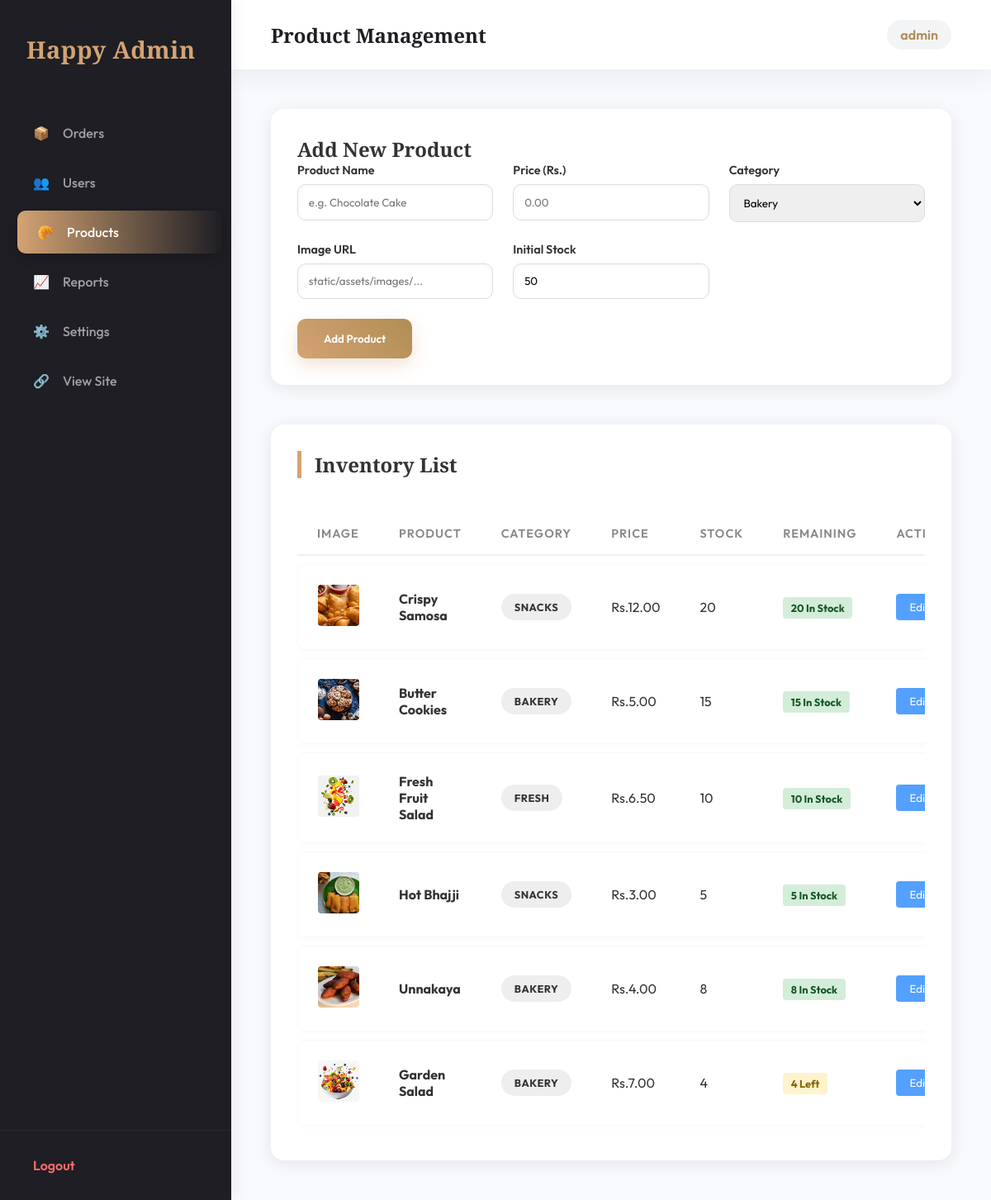
The app's page /admin/products (signed in), older data.
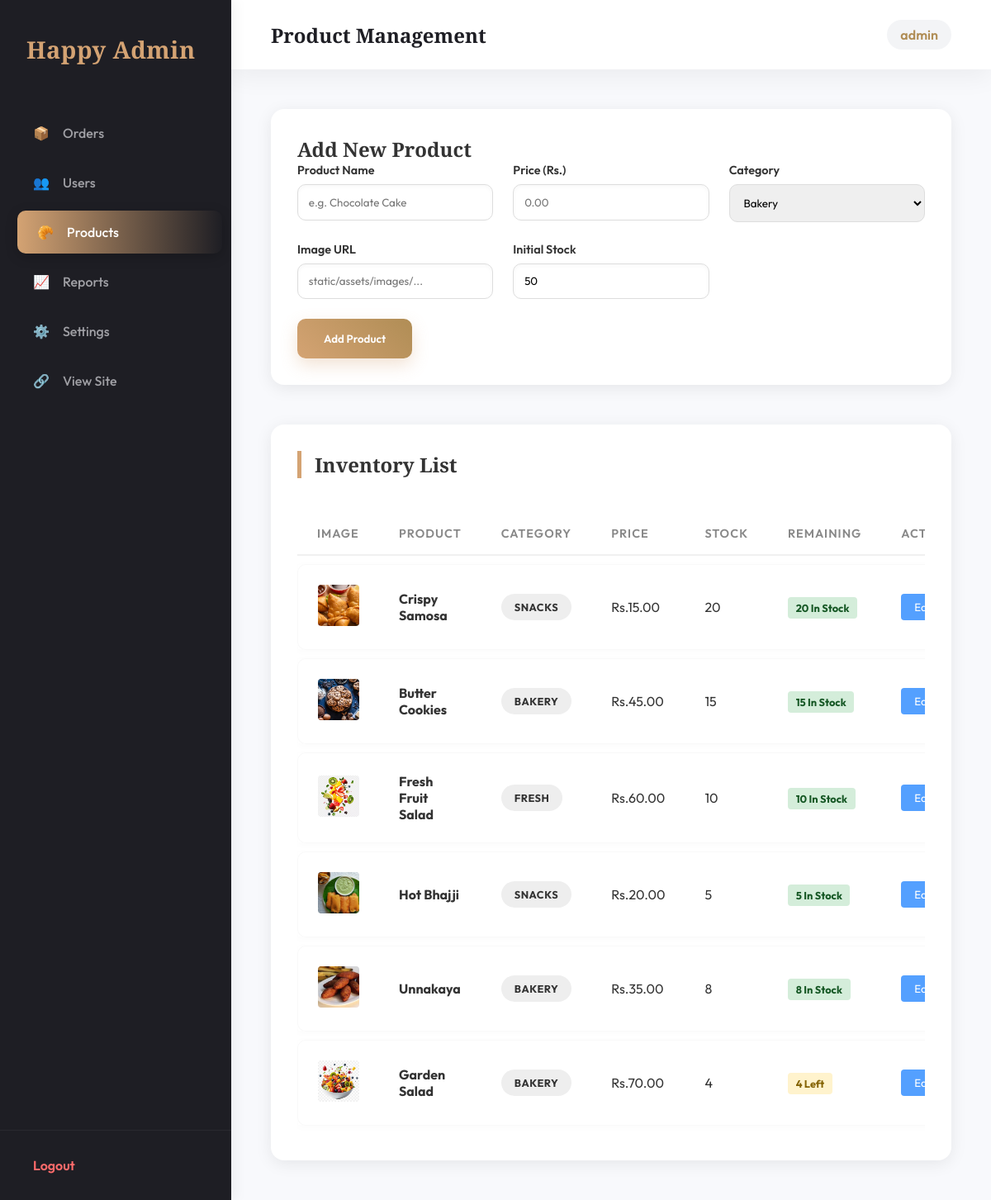
The same page, newer data.
### app.py (models this page shows)
class Product(db.Model):
    id = db.Column(db.Integer, primary_key=True)
    name = db.Column(db.String(100), nullable=False)
    price = db.Column(db.Float, nullable=False)
    category = db.Column(db.String(50), nullable=False) # bakery, snacks, fresh
    image_url = db.Column(db.String(255), nullable=True)
    initial_stock = db.Column(db.Integer, default=50)
    remaining_stock = db.Column(db.Integer, default=50)

### app.py (the view, shortened to what this page needs)
@app.route('/admin/products', methods=['GET', 'POST'])
def admin_products():
    if not session.get('admin_logged_in'):
        return redirect(url_for('admin_login'))
    all_products = Product.query.all()
    print(f"DEBUG: Found {len(all_products)} products to render")
    return render_template('admin_products.html', products=all_products, username=session.get('admin_username', 'admin'))

### templates/admin_products.html (shortened to what the changed rows need)
<!DOCTYPE html>
<html lang="en">
<head>
    <link rel="stylesheet" href="/static/admin.css">
</head>
<body>
    <div class="admin-layout">
        <aside class="sidebar">
            <div class="sidebar-brand">
                <h2>Happy Admin</h2>
            </div>
        </aside>
        <main class="main-content">
            <header class="top-bar">
                <h1>Product Management</h1>
            </header>
            <div class="dashboard-content">
                <div class="product-form-container">
                    <h2>Add New Product</h2>
                </div>
                <div class="orders-section">
                    <h2>Inventory List</h2>
                    <div class="table-container">
                        <table>
                            <thead>
                                <tr>
                                    <th>Image</th>
                                    <th>Product</th>
                                    <th>Category</th>
                                    <th>Price</th>
                                    <th>Stock</th>
                                    <th>Remaining</th>
                                    <th>Action</th>
                                </tr>
                            </thead>
                            <tbody>
                                {% for product in products %}
                                <tr>
                                    <td>
                                        <img src="/{{ product.image_url }}" alt="" class="product-thumbnail">
                                    </td>
                                    <td><strong>{{ product.name }}</strong></td>
                                    <td><span class="status-badge" style="background:#eee; color:#333">{{
                                            product.category }}</span></td>
                                    <td>Rs.{{ "%.2f"|format(product.price) }}</td>
                                    <td>{{ product.initial_stock }}</td>
                                    <td>
                                        {% if product.remaining_stock == 0 %}
                                        <span class="stock-badge stock-out">Out of Stock</span>
                                        {% elif product.remaining_stock < 5 %} <span class="stock-badge stock-low">{{
                                            product.remaining_stock }} Left</span>
                                            {% else %}
                                            <span class="stock-badge stock-good">{{ product.remaining_stock }} In
                                                Stock</span>
                                            {% endif %}
                                    </td>
                                    <td>
                                        <div style="display:flex; gap:5px;">
                                            <button class="btn-edit"
                                                onclick="openEditModal('{{ product.id }}', '{{ product.name }}', '{{ product.price }}', '{{ product.category }}', '{{ product.remaining_stock }}')">
                                                Edit
                                            </button>
                                        </div>
                                    </td>
                                </tr>
                                {% endfor %}
                            </tbody>
                        </table>
                    </div>
                </div>
            </div>
        </main>
    </div>
</body>
</html>

Row changes from the older to the newer data that the page shows:
changed Product "Crispy Samosa": price "12.00" → "15.00"
changed Product "Butter Cookies": price "5.00" → "45.00"
changed Product "Fresh Fruit Salad": price "6.50" → "60.00"
changed Product "Hot Bhajji": price "3.00" → "20.00"
changed Product "Unnakaya": price "4.00" → "35.00"
changed Product "Garden Salad": price "7.00" → "70.00"
